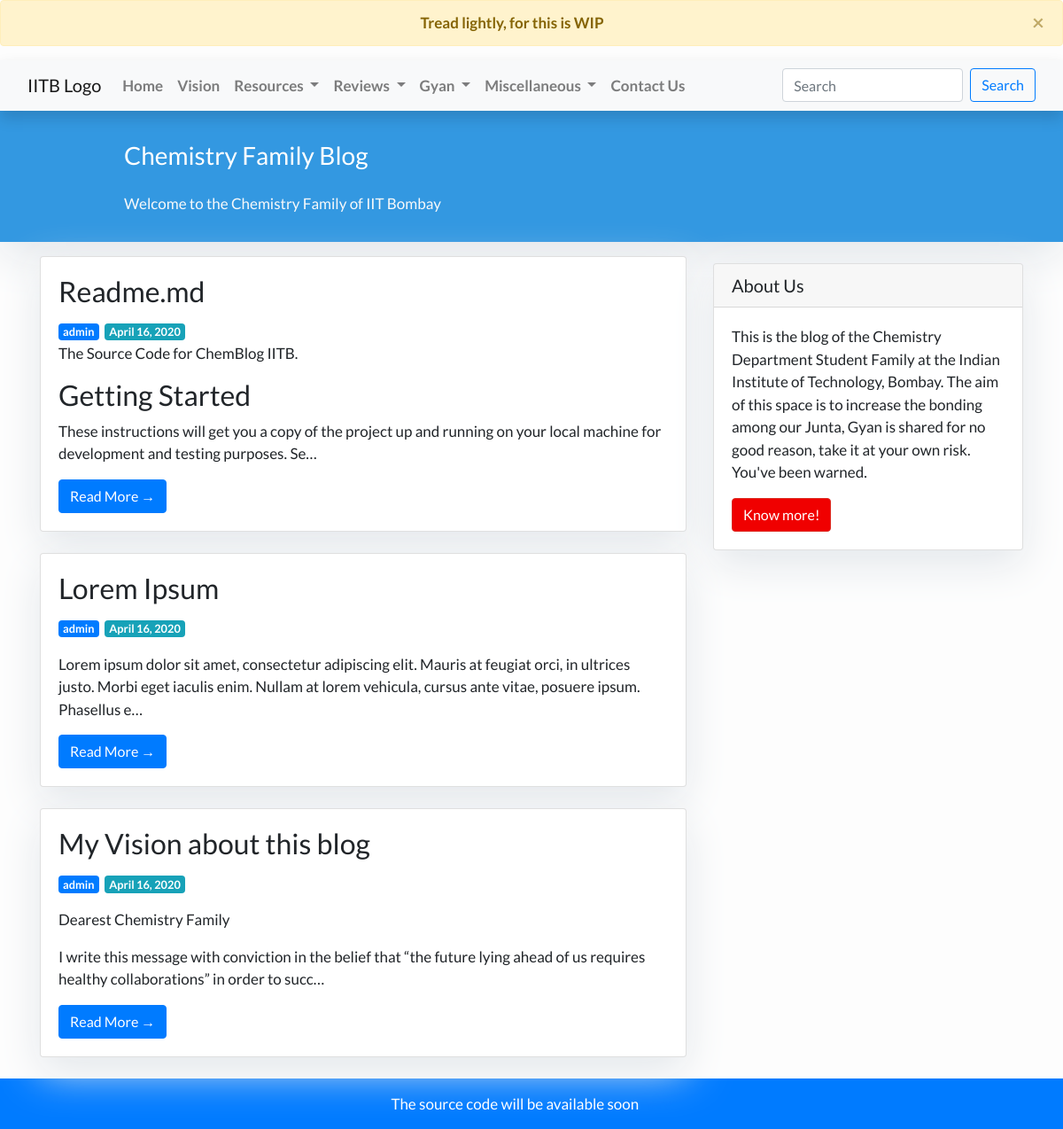
The app's page /, older data.
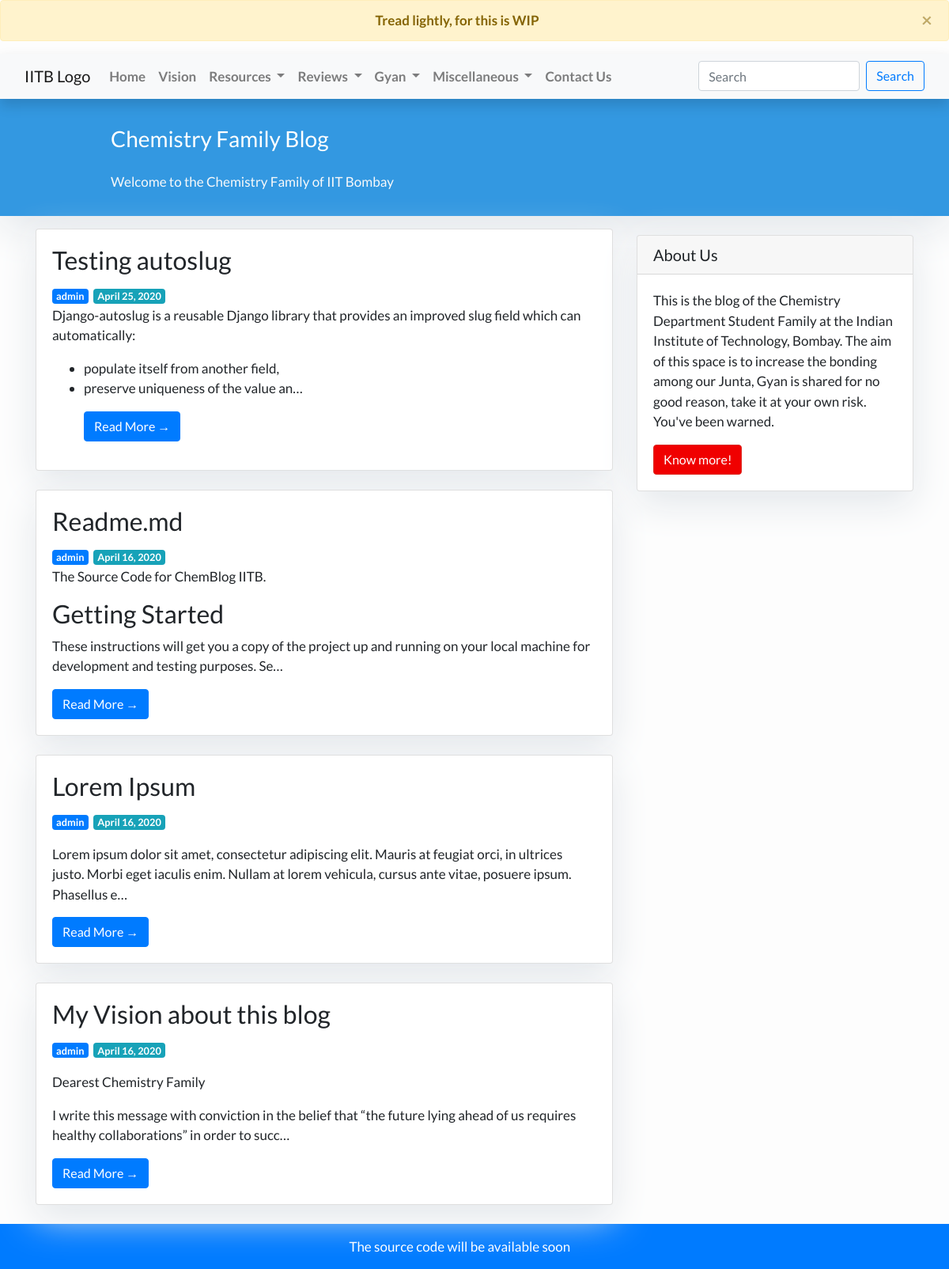
The same page, newer data.
### feed/models.py (models this page shows, shortened)
class Post(models.Model):
    title = models.CharField(max_length=200, unique=True)
    slug = AutoSlugField(unique=True, always_update=False, populate_from="title")
    author = models.ForeignKey(settings.AUTH_USER_MODEL, on_delete=models.CASCADE)
    content = models.TextField()
    published_date = models.DateTimeField(default=timezone.now)
    published_date_mdy = models.DateField(default=date.today)

### feed/views.py (the view)
# urls.py: path('', views.PostList.as_view(), name='home'),
class PostList(generic.ListView):
    queryset = Post.objects.order_by('-published_date')
    template_name = 'feed/index.html'
    paginate_by = 5
    context_object_name = 'post_list'

### feed/templates/feed/index.html (shortened to what this page needs)
{% extends "feed/base.html" %}
{% block content %}
<header class="masthead">
    <div class="container">
        <div class="row">
            <div class=" col-md-8 col-md-10 mx-auto">
                <div class="site-heading">
                    <h3 class="site-heading my-4 mt-3 text-white">Chemistry Family Blog</h3>
                    <p class="text-light">Welcome to the Chemistry Family of IIT Bombay
                    </p>
                </div>
            </div>
        </div>
    </div>
</header>
<div class="container">
    <div class="row">
        <div class="col-md-8 mt-3 left">
            {% for post in post_list %}
            <div class="card mb-4">
                <div class="card-body">
                    <h2 class="card-title">{{ post.title }}</h2>
                    <span class="badge badge-primary">{{ post.author }}</span>&nbsp;
                    <span class="badge badge-info">{{ post.published_date_mdy }}</span>
                    <p class="card-text">{{ post.content|truncatechars:200|safe }}</p>
                    <a href="{% url 'post_detail' post.slug  %}" class="btn btn-primary">Read More &rarr;</a>
                </div>
            </div>
            {% endfor %}
        </div>
        {% block sidebar %} {% include 'feed/sidebar.html' %} {% endblock sidebar %}
    </div>
</div>
{%endblock%}

Row changes from the older to the newer data that the page shows:
added Post: title "Testing autoslug", author "admin", published_date_mdy "April 25, 2020", content "Django-autoslug is a reusable Django library that provides an improved slug field which can automatically: populate itself from another field, preserve uniqueness of the value an…"
